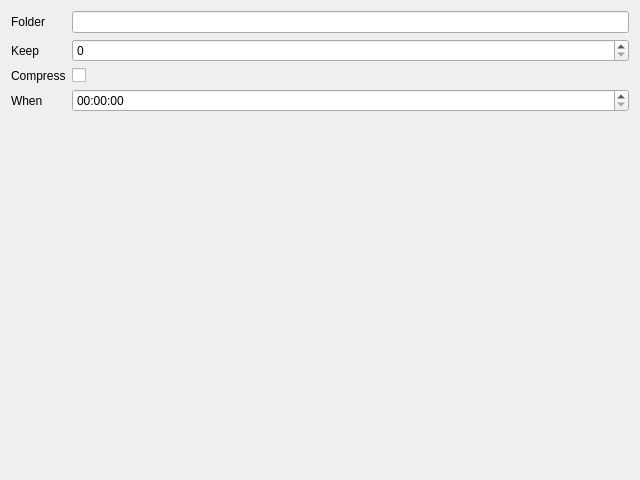
<?xml version="1.0" encoding="UTF-8"?>
<!-- SPDX-License-Identifier: MIT -->
<ui version="4.0">
 <class>BackupDialog</class>
 <widget class="QDialog" name="BackupDialog">
  <property name="geometry">
   <rect>
    <x>0</x>
    <y>0</y>
    <width>640</width>
    <height>480</height>
   </rect>
  </property>
  <property name="windowTitle">
   <string>Backup</string>
  </property>
  <layout class="QFormLayout" name="formLayout">
   <item row="0" column="0">
    <widget class="QLabel" name="label_folderEdit">
     <property name="text">
      <string>Folder</string>
     </property>
     <property name="buddy">
      <cstring>folderEdit</cstring>
     </property>
    </widget>
   </item>
   <item row="0" column="1">
    <widget class="QLineEdit" name="folderEdit"/>
   </item>
   <item row="1" column="0">
    <widget class="QLabel" name="label_keepEdit">
     <property name="text">
      <string>Keep</string>
     </property>
     <property name="buddy">
      <cstring>keepEdit</cstring>
     </property>
    </widget>
   </item>
   <item row="1" column="1">
    <widget class="QSpinBox" name="keepEdit"/>
   </item>
   <item row="2" column="0">
    <widget class="QLabel" name="label_compressCheck">
     <property name="text">
      <string>Compress</string>
     </property>
     <property name="buddy">
      <cstring>compressCheck</cstring>
     </property>
    </widget>
   </item>
   <item row="2" column="1">
    <widget class="QCheckBox" name="compressCheck"/>
   </item>
   <item row="3" column="0">
    <widget class="QLabel" name="label_whenEdit">
     <property name="text">
      <string>When</string>
     </property>
     <property name="buddy">
      <cstring>whenEdit</cstring>
     </property>
    </widget>
   </item>
   <item row="3" column="1">
    <widget class="QTimeEdit" name="whenEdit"/>
   </item>
  </layout>
 </widget>
 <tabstops>
  <tabstop>folderEdit</tabstop>
  <tabstop>keepEdit</tabstop>
  <tabstop>compressCheck</tabstop>
  <tabstop>whenEdit</tabstop>
 </tabstops>
</ui>
